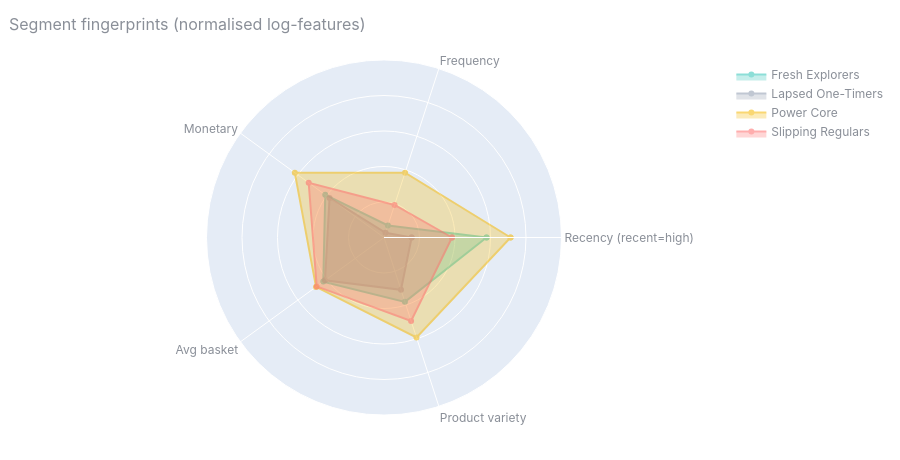

Here is the notebook cell this chart was saved with:
### Markdown cell above
## 13 · Segment profiling

### Code cell
viz.radar(c)

### Figure 1 — Plotly figure (JSON) as saved in the notebook; plotly's stock layout.template omitted (floating-point values rounded to 4 significant figures)
{"data": [{"fill": "toself", "line": {"color": "#2ec4b6"}, "name": "Fresh Explorers", "opacity": 0.55, "r": [0.5775, 0.07146, 0.4091, 0.4229, 0.3813, 0.5775], "theta": ["Recency (recent=high)", "Frequency", "Monetary", "Avg basket", "Product variety", "Recency (recent=high)"], "type": "scatterpolar"}, {"fill": "toself", "line": {"color": "#8d99ae"}, "name": "Lapsed One-Timers", "opacity": 0.55, "r": [0.1556, 0.02776, 0.3792, 0.4107, 0.3096, 0.1556], "theta": ["Recency (recent=high)", "Frequency", "Monetary", "Avg basket", "Product variety", "Recency (recent=high)"], "type": "scatterpolar"}, {"fill": "toself", "line": {"color": "#f5b700"}, "name": "Power Core", "opacity": 0.55, "r": [0.713, 0.3838, 0.621, 0.4733, 0.592, 0.713], "theta": ["Recency (recent=high)", "Frequency", "Monetary", "Avg basket", "Product variety", "Recency (recent=high)"], "type": "scatterpolar"}, {"fill": "toself", "line": {"color": "#ff6b6b"}, "name": "Slipping Regulars", "opacity": 0.55, "r": [0.383, 0.1927, 0.5244, 0.4685, 0.4939, 0.383], "theta": ["Recency (recent=high)", "Frequency", "Monetary", "Avg basket", "Product variety", "Recency (recent=high)"], "type": "scatterpolar"}], "layout": {"font": {"color": "#8a8f98", "family": "Inter, system-ui, sans-serif", "size": 12}, "height": 460, "hoverlabel": {"font": {"size": 12}}, "legend": {"bgcolor": "rgba(0,0,0,0)"}, "margin": {"b": 45, "l": 50, "r": 20, "t": 60}, "paper_bgcolor": "rgba(0,0,0,0)", "plot_bgcolor": "rgba(0,0,0,0)", "polar": {"radialaxis": {"range": [0, 1], "showticklabels": false, "visible": true}}, "title": {"font": {"size": 16}, "text": "Segment fingerprints (normalised log-features)", "x": 0.01}, "xaxis": {"gridcolor": "rgba(128,128,128,.18)", "zeroline": false}, "yaxis": {"gridcolor": "rgba(128,128,128,.18)", "zeroline": false}}}
